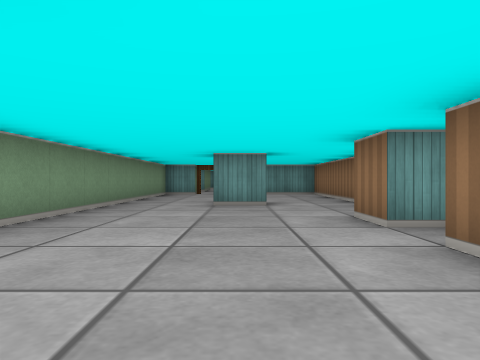
[1] (above)

16 first-person views from a walk through a cub3D ray-caster map. The camera is about half as high as the walls, looks level and sees 70° across. The floor is counted in squares. Each view is taken from the middle of a square. On the plan, view 1 faces up. The plan holds only what a view shows up to about 9 squares ahead; the rest is blank.

[2]
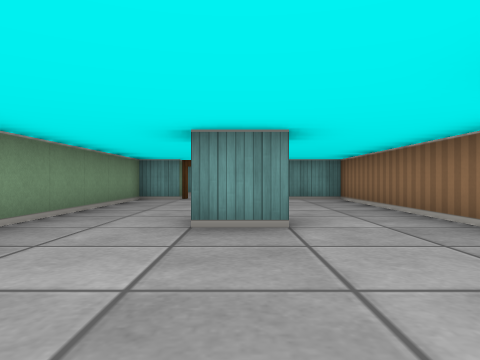

[3]
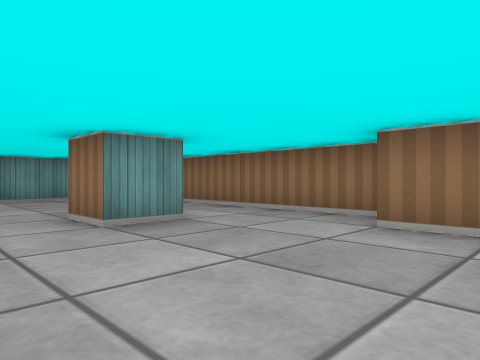

[4]
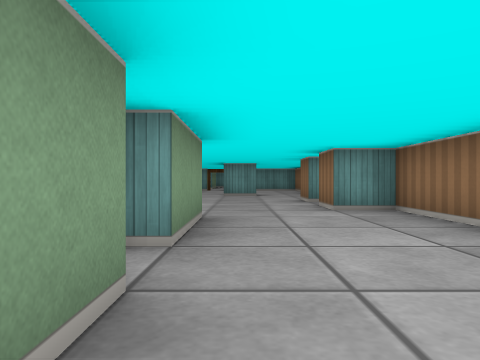

[5]
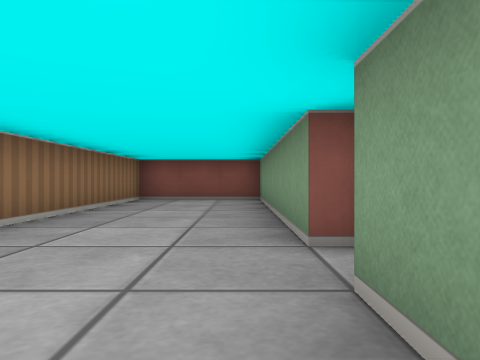

[6]
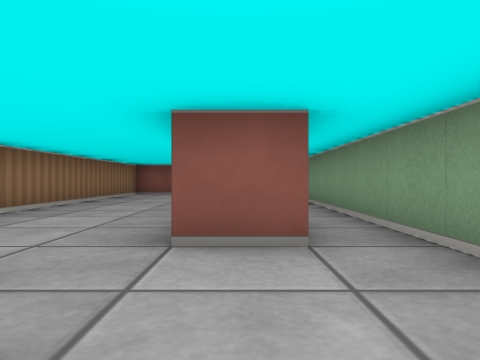

[7]
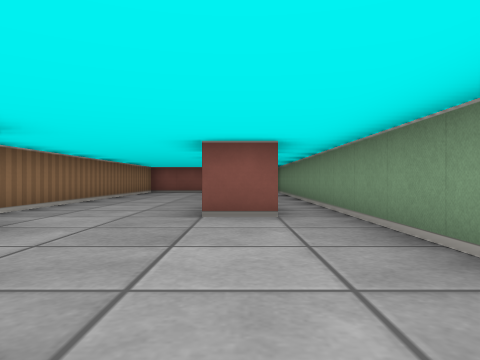

[8]
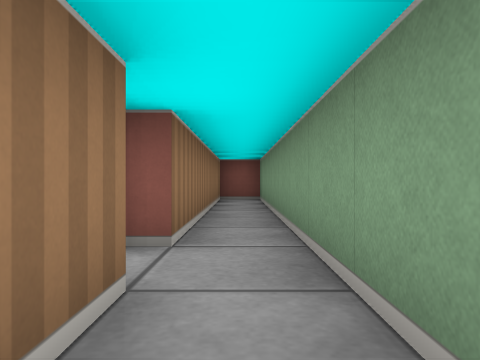

[9]
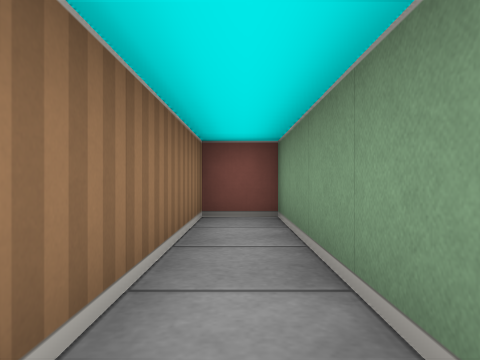

[10]
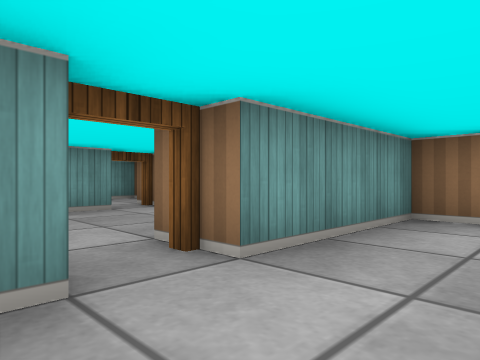

[11]
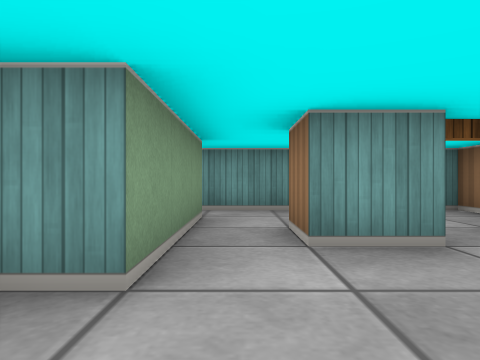

[12]
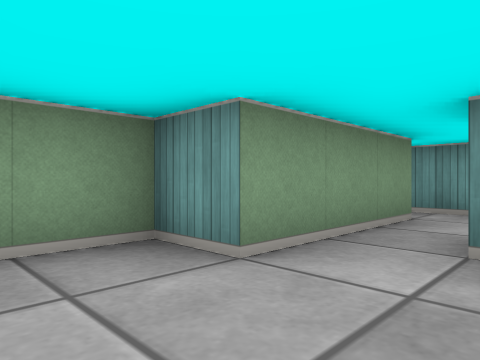

[13]
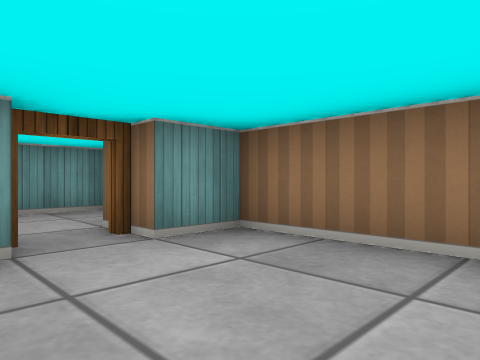

[14]
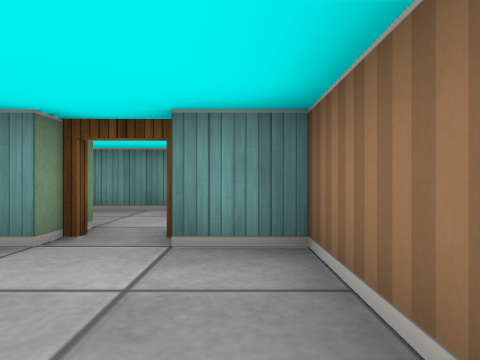

[15]
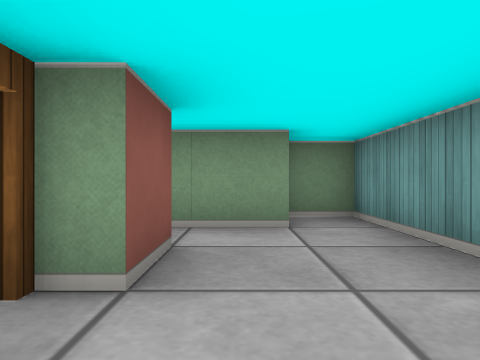

[16]
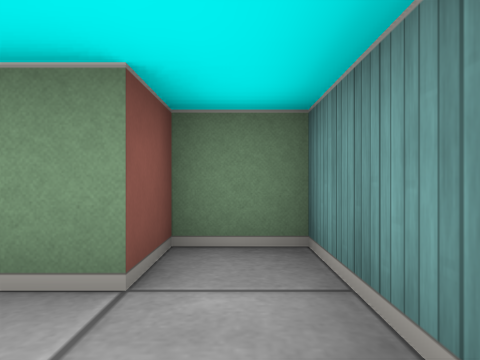

### Floor plan
Points are (right, up) in squares from view 1. A wall is a line through its corners. A room is listed if a view was taken in it or the views show most of it. See-through windows are left out.
Room 1 (views 1, 2, 3, 4, 5, 6, 7, 8, 9, 10)
walls: (-1.5, 0.5) (-0.5, 0.5) (-0.5, -1.5); (2.1, 3.5) (1.5, 3.5) (1.5, 4.5); (-1.5, -1.5) (-1.5, -0.6); (2.5, 4.9) (2.5, 11.5) (-0.5, 11.5); (-0.5, -2.5) (-0.5, -8.5) (2.5, -8.5) (2.5, 1.5) (1.5, 1.5) (1.5, 2.5); (0.6, 6.5) (-0.5, 6.5) (-0.5, 7.5); (-1.5, 11.5) (-2.5, 11.5) (-2.5, -8.5) (-1.5, -8.5) (-1.5, -2.5)
ways out: open door at (-1, 12) to room 2; open door at (-1, -2)
Room 2 (views 11, 12, 13, 14)
walls: (0.5, 15.5) (-0.5, 15.5); (-1.5, 15.5) (-1.5, 14.5) (-2.5, 14.5) (-2.5, 13.4); (2.5, 13.4) (2.5, 15.5) (1.5, 15.5)
ways out: open door at (-1, 12) to room 1; opening at (-1, 16) to room 3; open door at (1, 16) to room 3
Room 3 (views 15, 16)
walls: (-0.5, 15.5) (-0.5, 16.5) (0.5, 16.5); (2.5, 18) (2.5, 18.5) (-2.5, 18.5) (-2.5, 17.5) (-1.5, 17.5) (-1.5, 15.5)
ways out: opening at (-1, 16) to room 2; open door at (1, 16) to room 2

Positions as (right, up) in squares from view 1, and headings:
1: (0, 0), facing up
2: (0, 3), facing up
3: (-2, 3), facing up-right
4: (0, -4), facing up
5: (0, 0), facing down
6: (-1, 3), facing down
7: (-1, 5), facing down
8: (-2, 0), facing down
9: (-2, -4), facing down
10: (-2, 10), facing up-right
11: (-1, 13), facing up
12: (0, 13), facing up-left
13: (0, 13), facing up-right
14: (2, 13), facing up
15: (2, 17), facing left
16: (0, 18), facing left
